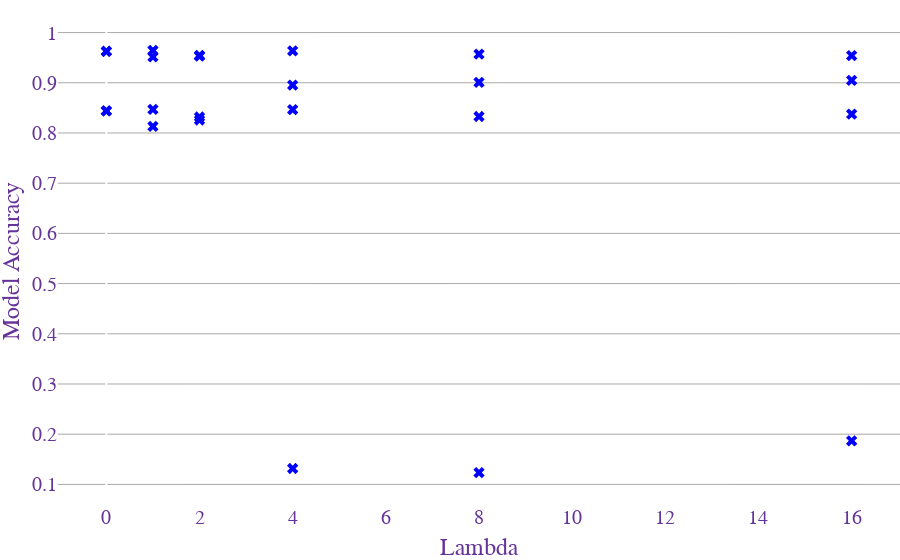

The cell this chart's notebook holds for it:
### Code cell
def lambda_figure(df):
    lambdas = np.asarray(sorted([int(x) for x in np.unique(df['params.Problem.lambda_'])]))
    def select_metric(metric_name: str):
        vals = []
        for l in lambdas:
            d = select_df(df, ('params.Problem.lambda_', l))
            assert len(d) == 1, f"{d}"
            auroc = float(d[f'metrics.{metric_name}'])
            vals.append(auroc)
        vals = np.asarray(vals)
        return vals
    fig = go.Figure(data=[
        go.Scatter(x=lambdas, y=select_metric('test_ood_accuracy_0'), mode='markers'),
        go.Scatter(x=lambdas, y=select_metric('test_ood_accuracy_1'), mode='markers'),
        go.Scatter(x=lambdas, y=select_metric('test_id_accuracy_0'), mode='markers'),
        go.Scatter(x=lambdas, y=select_metric('test_id_accuracy_1'), mode='markers'),

    ])
    fig.update_traces(
        marker=dict(
            color='blue',
            size=10,
            symbol='x',
        ))
    
    fig.update_layout(
        xaxis_title="Lambda",
        yaxis_title="Model Accuracy",
        font=dict(
            family="Courier New, monospace",
            size=20,
            color="RebeccaPurple"
        ),
        showlegend=False,
        
        plot_bgcolor="rgba(0, 0, 0, 0)",
        paper_bgcolor="rgba(0, 0, 0, 0)",
        yaxis_gridcolor = "darkgray",
        yaxis_showgrid=True,
        yaxis_gridwidth=1,

    )
    fig.update_layout(margin={'l': 0, 'r': 0, 't': 20, 'b': 0})
    return fig


lambda_figure(
    select_df(df,
          ('params.BiasedMnistScenario.background_noise_level', '0'),
          ('params.BiasedMnistScenario.training_data_label_correlation', "0.9"), 
          ('params.Problem.base_model', "mlp"),
          ('params.Problem.initial_lr', '0.01'),
    )
).show()

### Figure 1 — Plotly figure (JSON) as saved in the notebook; plotly's stock layout.template omitted (floating-point values rounded to 4 significant figures)
{"data": [{"marker": {"color": "blue", "size": 10, "symbol": "x"}, "mode": "markers", "type": "scatter", "x": [0, 1, 2, 4, 8, 16], "y": [0.844, 0.847, 0.8258, 0.1317, 0.8328, 0.8375]}, {"marker": {"color": "blue", "size": 10, "symbol": "x"}, "mode": "markers", "type": "scatter", "x": [0, 1, 2, 4, 8, 16], "y": [0.8439, 0.8131, 0.8319, 0.8466, 0.1235, 0.1867]}, {"marker": {"color": "blue", "size": 10, "symbol": "x"}, "mode": "markers", "type": "scatter", "x": [0, 1, 2, 4, 8, 16], "y": [0.9628, 0.9645, 0.953, 0.8954, 0.957, 0.9541]}, {"marker": {"color": "blue", "size": 10, "symbol": "x"}, "mode": "markers", "type": "scatter", "x": [0, 1, 2, 4, 8, 16], "y": [0.9624, 0.9515, 0.9547, 0.9637, 0.9009, 0.9049]}], "layout": {"autosize": true, "font": {"color": "RebeccaPurple", "family": "Courier New, monospace", "size": 20}, "margin": {"b": 0, "l": 0, "r": 0, "t": 20}, "paper_bgcolor": "rgba(0, 0, 0, 0)", "plot_bgcolor": "rgba(0, 0, 0, 0)", "showlegend": false, "xaxis": {"autorange": true, "range": [-0.9881, 16.99], "title": {"text": "Lambda"}, "type": "linear"}, "yaxis": {"autorange": true, "gridcolor": "darkgray", "gridwidth": 1, "range": [0.05861, 1.029], "showgrid": true, "title": {"text": "Model Accuracy"}, "type": "linear"}}}
